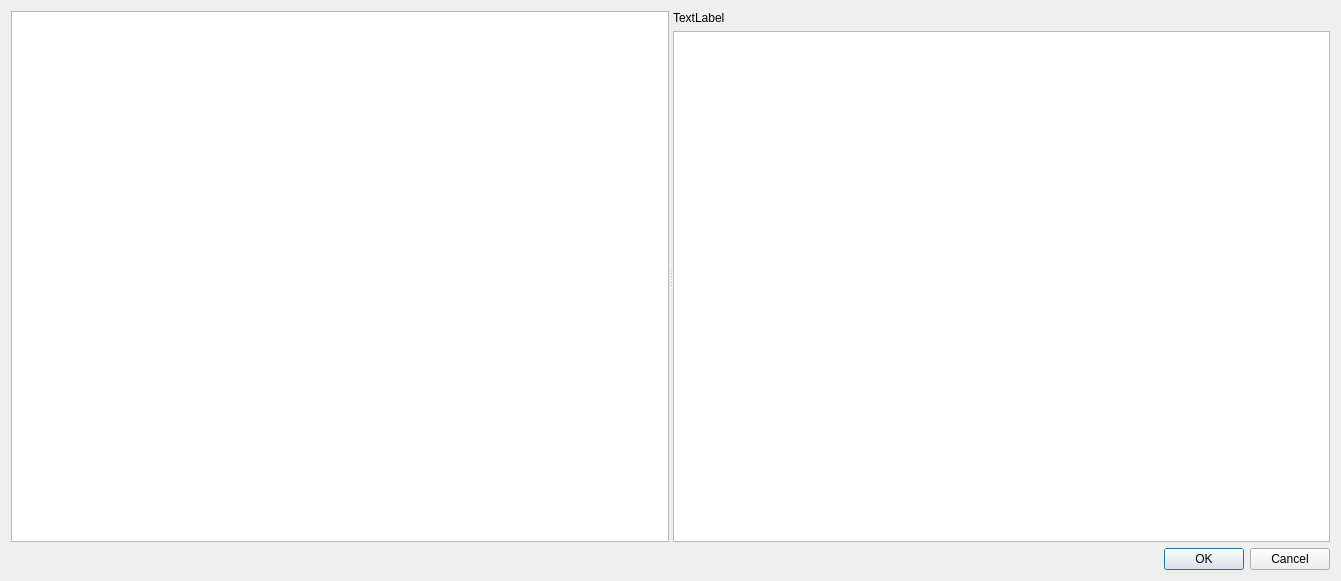
<?xml version="1.0" encoding="UTF-8"?>
<ui version="4.0">
 <class>Form</class>
 <widget class="QWidget" name="Form">
  <property name="geometry">
   <rect>
    <x>0</x>
    <y>0</y>
    <width>1341</width>
    <height>581</height>
   </rect>
  </property>
  <property name="windowTitle">
   <string>Anwendungsfälle</string>
  </property>
  <layout class="QVBoxLayout" name="verticalLayout">
   <item>
    <widget class="QSplitter" name="splitter">
     <property name="orientation">
      <enum>Qt::Horizontal</enum>
     </property>
     <widget class="ObjectTreeView" name="object_tree">
      <property name="editTriggers">
       <set>QAbstractItemView::NoEditTriggers</set>
      </property>
     </widget>
     <widget class="QWidget" name="verticalLayoutWidget">
      <layout class="QVBoxLayout" name="verticalLayout_2">
       <item>
        <widget class="QLabel" name="label_object">
         <property name="text">
          <string>TextLabel</string>
         </property>
        </widget>
       </item>
       <item>
        <widget class="ObjectTreeView" name="property_set_tree"/>
       </item>
      </layout>
     </widget>
    </widget>
   </item>
   <item>
    <widget class="QDialogButtonBox" name="buttonBox">
     <property name="standardButtons">
      <set>QDialogButtonBox::Cancel|QDialogButtonBox::Ok</set>
     </property>
    </widget>
   </item>
  </layout>
 </widget>
 <customwidgets>
  <customwidget>
   <class>ObjectTreeView</class>
   <extends>QTreeView</extends>
   <header>som_gui.module.use_case.ui</header>
  </customwidget>
 </customwidgets>
 <resources/>
 <connections/>
</ui>
